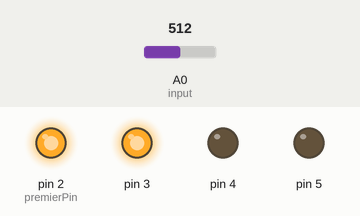
Recording of a sketch running on a simulated Arduino Uno, built with avr-gcc and run on an emulated ATmega328P. Shown: output pins drawn as LEDs (lit = HIGH). Inputs (shaded band) come from the test bench; at power-on: A0 (input) = 512.

Above: at 1.2 s.
1.3 s: A0 (input) set to 502
At 2.3 s:
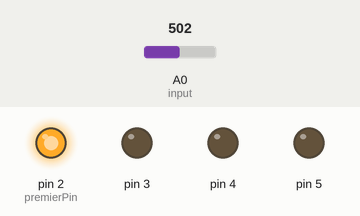
2.8 s: A0 (input) set to 264
4.3 s: A0 (input) set to 246
At 5.5 s:
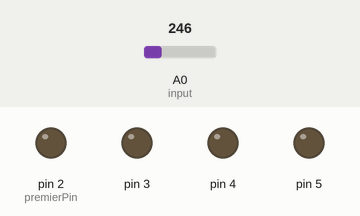
5.8 s: A0 (input) set to 900
At 6.9 s:
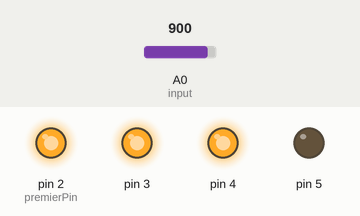
7.3 s: A0 (input) set to 1001
8.8 s: A0 (input) set to 1020
At 9.2 s:
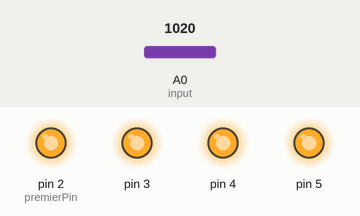
Timing chart, 0 to 11.3 s (numbered marks = the images above; inputs shaded):
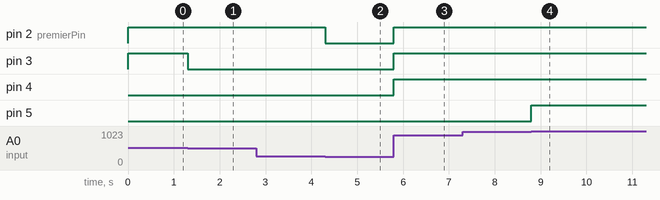

The sketch:

SequentialLED.ino
```cpp
int input = A0; //Le signal analogique est lu sur la pin A0
int nLED = 4; //Nombre de DEL
int premierPin = 2; //Première pin utilisée pour les DEL


void setup() {
    Serial.begin(115200);
    //On initialise les pins en sortie
    for (int i = premierPin; i < nLED + premierPin; i++)
    {
        pinMode(i, OUTPUT);
    }
}

void loop() {
    //On lit la valeur du signal analogique
    int val = analogRead(input);

    //On allume les DEL en fonction de la valeur lue
    for (int i = 0; i < nLED; i++)
    {
        if (val >= (i+1)*(1023/nLED))
        {
            digitalWrite((i + premierPin), HIGH);
        }
        else digitalWrite((i + premierPin), LOW);
    }
}
```

Measured:
- the behaviour switches between 510 and 509 on A0 (input) (found by bisection; images 0 and 1)
- the behaviour switches between 255 and 254 on A0 (input) (found by bisection; images 1 and 2)
- the behaviour switches between 1019 and 1020 on A0 (input) (found by bisection; images 3 and 4)
- after the input at 1.3 s, pin 3: HIGH → LOW at once
- after the input at 2.8 s, every drawn part: stays the same
- after the input at 4.3 s, pin 2 (premierPin): HIGH → LOW at once
- after the input at 5.8 s, pin 2 (premierPin), pin 3, pin 4: LOW → HIGH at once
- after the input at 7.3 s, every drawn part: stays the same
- after the input at 8.8 s, pin 5: LOW → HIGH at once
